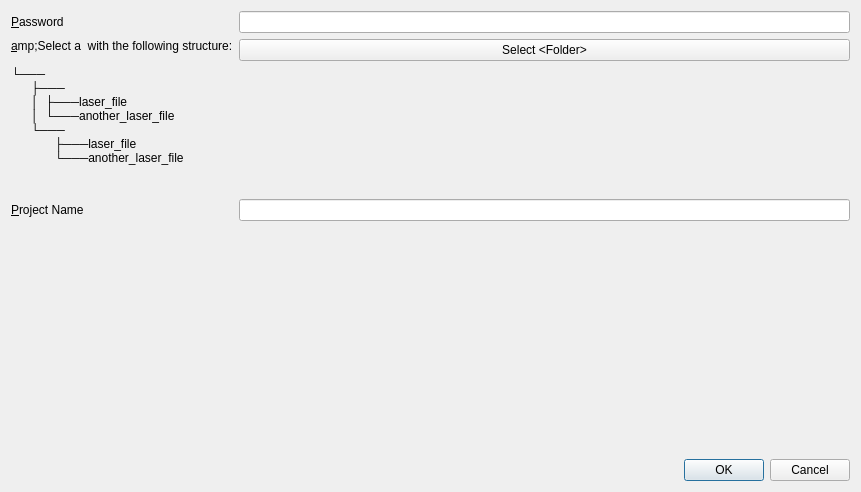
<?xml version="1.0" encoding="UTF-8"?>
<ui version="4.0">
 <class>Dialog</class>
 <widget class="QDialog" name="Dialog">
  <property name="geometry">
   <rect>
    <x>0</x>
    <y>0</y>
    <width>861</width>
    <height>492</height>
   </rect>
  </property>
  <property name="windowTitle">
   <string>Dialog</string>
  </property>
  <layout class="QVBoxLayout" name="verticalLayout">
   <item>
    <layout class="QFormLayout" name="formLayout">
     <item row="0" column="0">
      <widget class="QLabel" name="label">
       <property name="text">
        <string>&amp;Password</string>
       </property>
       <property name="buddy">
        <cstring>PasswordQLineEdit</cstring>
       </property>
      </widget>
     </item>
     <item row="0" column="1">
      <widget class="QLineEdit" name="PasswordQLineEdit"/>
     </item>
     <item row="1" column="0">
      <widget class="QLabel" name="label_2">
       <property name="text">
        <string>&amp;Select a &lt;FOLDER&gt; with the following structure:

└───&lt;FOLDER&gt;
      ├───&lt;SUBFOLDER_1&gt;
      │  ├───laser_file
      │  └───another_laser_file
      └───&lt;SUBFOLDER_2&gt;
             ├───laser_file
             └───another_laser_file

</string>
       </property>
       <property name="buddy">
        <cstring>selectFolderButton</cstring>
       </property>
      </widget>
     </item>
     <item row="1" column="1">
      <widget class="SelectFolderQPushButton" name="selectFolderButton">
       <property name="text">
        <string>Select &lt;Folder&gt;</string>
       </property>
      </widget>
     </item>
     <item row="2" column="0">
      <widget class="QLabel" name="label_3">
       <property name="text">
        <string>&amp;Project Name</string>
       </property>
       <property name="buddy">
        <cstring>ProjectNameQLineEdit</cstring>
       </property>
      </widget>
     </item>
     <item row="2" column="1">
      <widget class="QLineEdit" name="ProjectNameQLineEdit"/>
     </item>
    </layout>
   </item>
   <item>
    <widget class="QDialogButtonBox" name="buttonBox">
     <property name="orientation">
      <enum>Qt::Horizontal</enum>
     </property>
     <property name="standardButtons">
      <set>QDialogButtonBox::Cancel|QDialogButtonBox::Ok</set>
     </property>
    </widget>
   </item>
  </layout>
 </widget>
 <customwidgets>
  <customwidget>
   <class>SelectFolderQPushButton</class>
   <extends>QPushButton</extends>
   <header>button.h</header>
  </customwidget>
 </customwidgets>
 <tabstops>
  <tabstop>PasswordQLineEdit</tabstop>
  <tabstop>selectFolderButton</tabstop>
  <tabstop>ProjectNameQLineEdit</tabstop>
 </tabstops>
 <resources/>
 <connections>
  <connection>
   <sender>buttonBox</sender>
   <signal>rejected()</signal>
   <receiver>Dialog</receiver>
   <slot>reject()</slot>
   <hints>
    <hint type="sourcelabel">
     <x>466</x>
     <y>370</y>
    </hint>
    <hint type="destinationlabel">
     <x>286</x>
     <y>274</y>
    </hint>
   </hints>
  </connection>
 </connections>
</ui>
